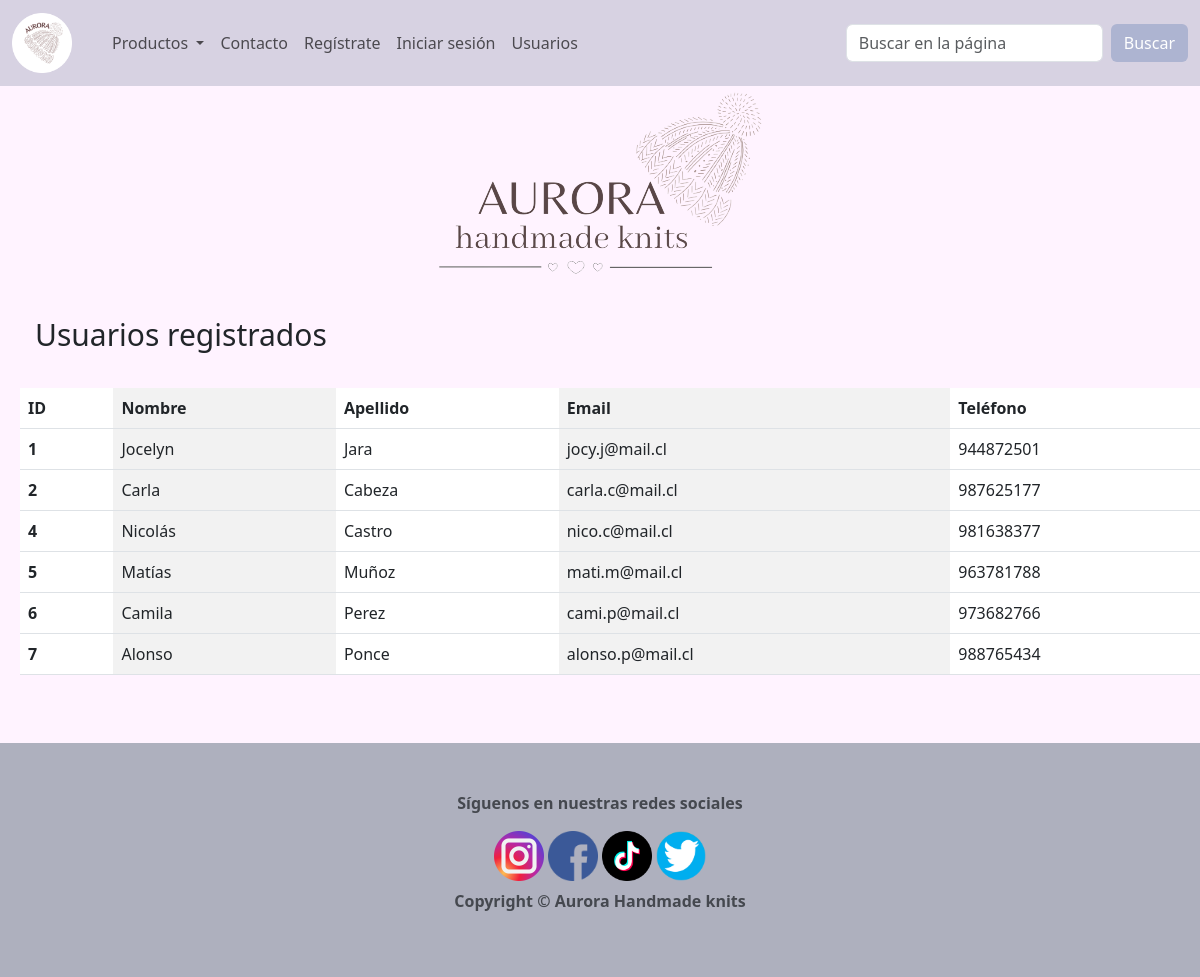
/usuarios/, run on an earlier commit of the app's database.
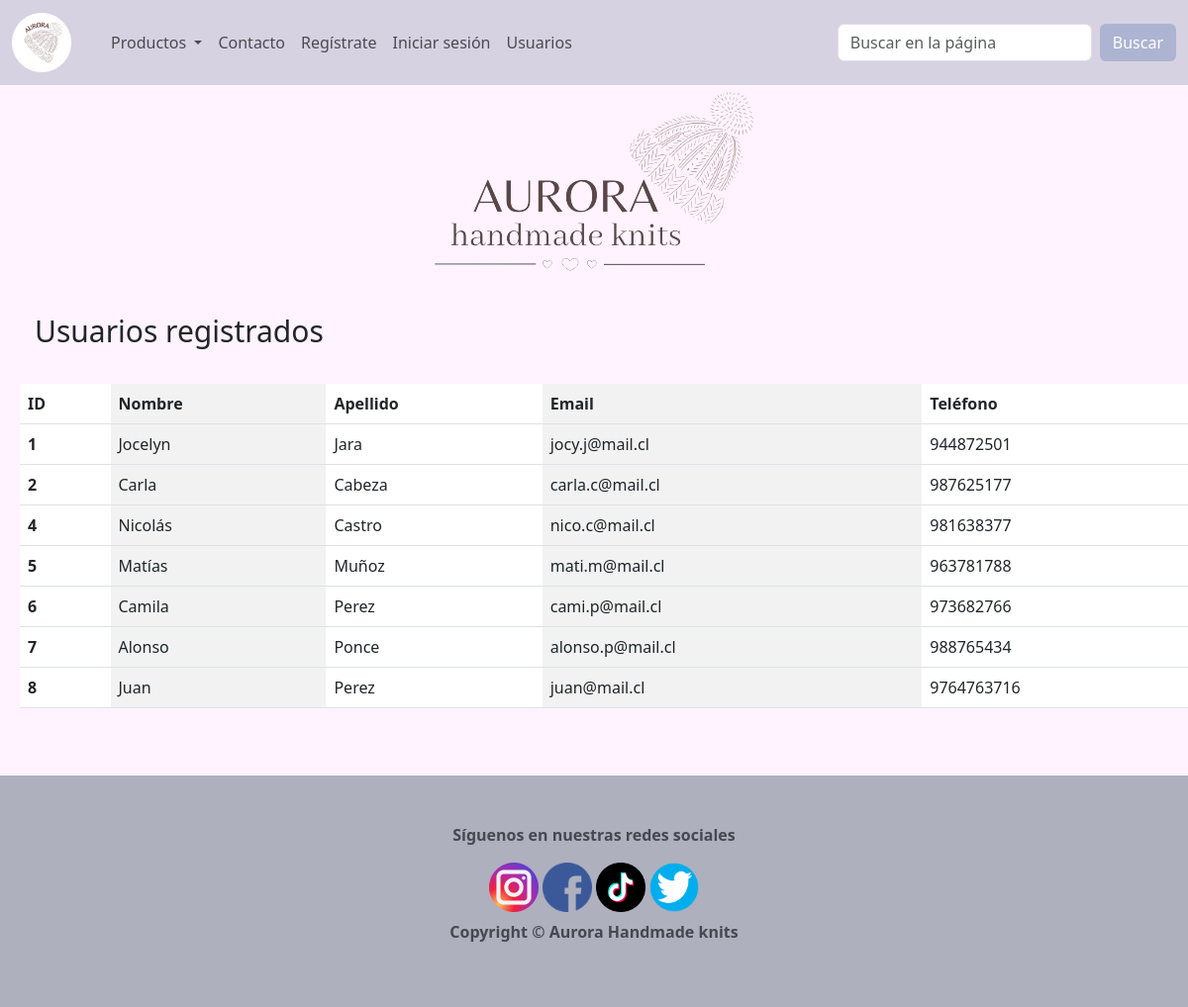
And on a later commit of the database.
### myapp/models.py (models this page shows, shortened)
class Usuario(models.Model):
    id = models.AutoField(primary_key=True)
    username = models.CharField(max_length=15, blank=False, null=True)
    nombre = models.CharField(max_length=25, blank=False, null=True)
    apellido = models.CharField(max_length=25, blank=False, null=True)
    email = models.EmailField(max_length=100, blank=False, null=True)
    telefono = models.CharField(max_length=12,blank=False, null=True)
    class Meta:
        verbose_name = 'Usuario'
        verbose_name_plural = 'Usuarios'

### myapp/views.py (the view)
# urls.py: path('usuarios/', tabla_usuarios,  name='Usuarios'),
def tabla_usuarios(request):
    usuarios = Usuario.objects.all()
    return render(request, 'users.html', {'usuarios': usuarios})

### myapp/templates/myapp/users.html (shortened to what this page needs)
{% extends "base.html" %}
{% load static %}
{% block contenido %}
<h1 class="titulo">Usuarios registrados</h1>
{% include "tables/usertable.html" %}
{% endblock %}

### myapp/templates/myapp/tables/usertable.html
<table class="table table-striped-columns">
    <thead>
        <tr>
            <th scope="col">ID</th>
            <th scope="col">Nombre</th>
            <th scope="col">Apellido</th>
            <th scope="col">Email</th>
            <th scope="col">Teléfono</th>
        </tr>
    </thead>
    <tbody>
        {% for usuario in usuarios %}
        <tr>
            <th scope="row">{{ usuario.id }}</th>
            <td>{{ usuario.nombre }}</td>
            <td>{{ usuario.apellido }}</td>
            <td>{{ usuario.email }}</td>
            <td>{{ usuario.telefono }}</td>
        </tr>
        {% endfor %}
    </tbody>
</table>

What changed in the data, as far as the page shows it:
added Usuario: id "8", nombre "Juan", apellido "Perez", email "juan@mail.cl", telefono "9764763716"
